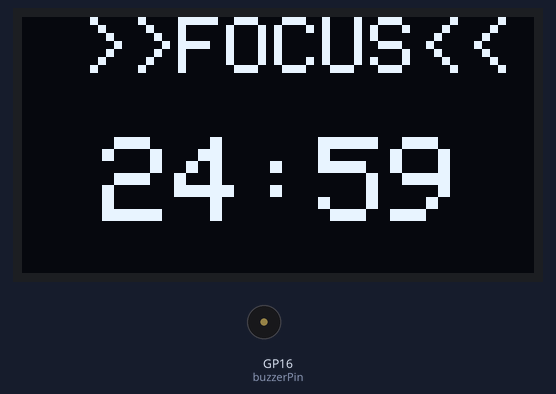
Simulated run of this sketch. Board: Raspberry Pi Pico. Shown: 128×64 one-colour display, buzzer (waves = sounding, pin HIGH).

Above: at 1.1 s.
At 10.1 s:
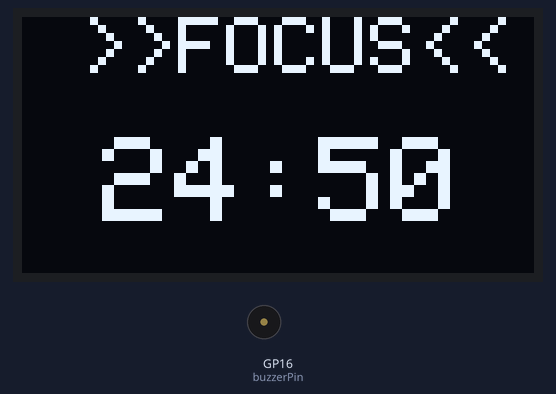
At 19.1 s:
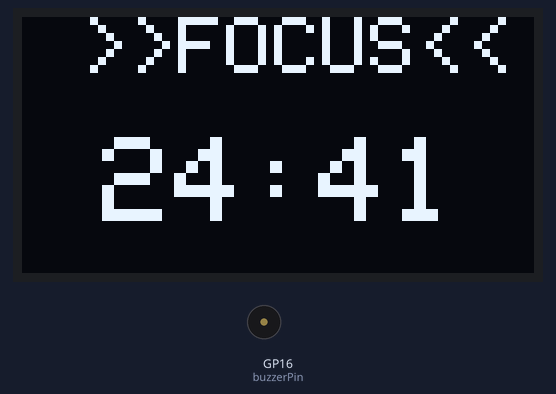
At 38.1 s:
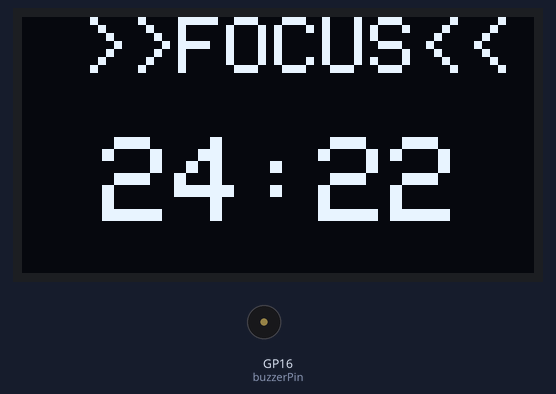
Timing chart, 0 to 39.6 s (numbered marks = the images above):
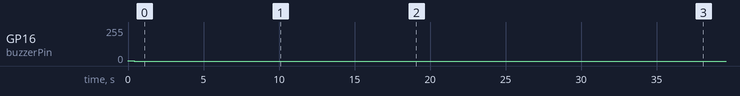

Measured:
- what the display in image 0 shows lasts 1.0 s, from 1.0 s to 2.0 s

The sketch:

Tomato.ino
```cpp
#include <Wire.h>
#include <Adafruit_GFX.h>
#include <Adafruit_SSD1306.h>

#define SCREEN_WIDTH 128
#define SCREEN_HEIGHT 64
#define OLED_RESET    -1
Adafruit_SSD1306 display(SCREEN_WIDTH, SCREEN_HEIGHT, &Wire, OLED_RESET);

// 硬體腳位設定
const int buzzerPin = 16; // Pin 21 (GP16)
const int VOLUME = 1;     // 音量設為最小 (1/256 佔空比)

// 計時變數
unsigned long previousMillis = 0;
int minutes = 25;
int seconds = 0;
bool isWorkMode = true;

void setup() {
  pinMode(buzzerPin, OUTPUT);
  analogWrite(buzzerPin, 0); // 初始靜音

  Wire.setSDA(4);
  Wire.setSCL(5);
  Wire.begin();

  if(!display.begin(SSD1306_SWITCHCAPVCC, 0x3C)) {
    for(;;);
  }

  display.clearDisplay();
  startSound(); // 測試開機音量
}

void loop() {
  unsigned long currentMillis = millis();

  if (currentMillis - previousMillis >= 1000) {
    previousMillis = currentMillis;

    if (seconds == 0) {
      if (minutes == 0) {
        isWorkMode = !isWorkMode;
        minutes = isWorkMode ? 25 : 5;
        seconds = 0;
        if (isWorkMode) startSound(); else restSound();
      } else {
        minutes--;
        seconds = 59;
      }
    } else {
      seconds--;
    }
    updateDisplay();
  }
}

// 軟體調音函式：手動控制頻率與極低佔空比
void playSoftTone(int freq, int duration) {
  analogWriteFreq(freq);      // 設定頻率
  analogWrite(buzzerPin, VOLUME); // 設定極小音量
  delay(duration);            // 持續時間
  analogWrite(buzzerPin, 0);  // 停止發聲
}

void startSound() {
  playSoftTone(523, 100); // Do
  playSoftTone(659, 100); // Mi
  playSoftTone(784, 200); // Sol
}

void restSound() {
  playSoftTone(784, 100); // Sol
  playSoftTone(659, 100); // Mi
  playSoftTone(523, 200); // Do
}

void updateDisplay() {
  display.clearDisplay();
  display.setTextSize(2);
  display.setTextColor(SSD1306_WHITE);
  display.setCursor(15, 0);
  display.println(isWorkMode ? ">>FOCUS<<" : "==REST==");

  display.setTextSize(3);
  display.setCursor(20, 30);
  if (minutes < 10) display.print("0");
  display.print(minutes);
  display.print(":");
  if (seconds < 10) display.print("0");
  display.print(seconds);
  display.display();
}
```
